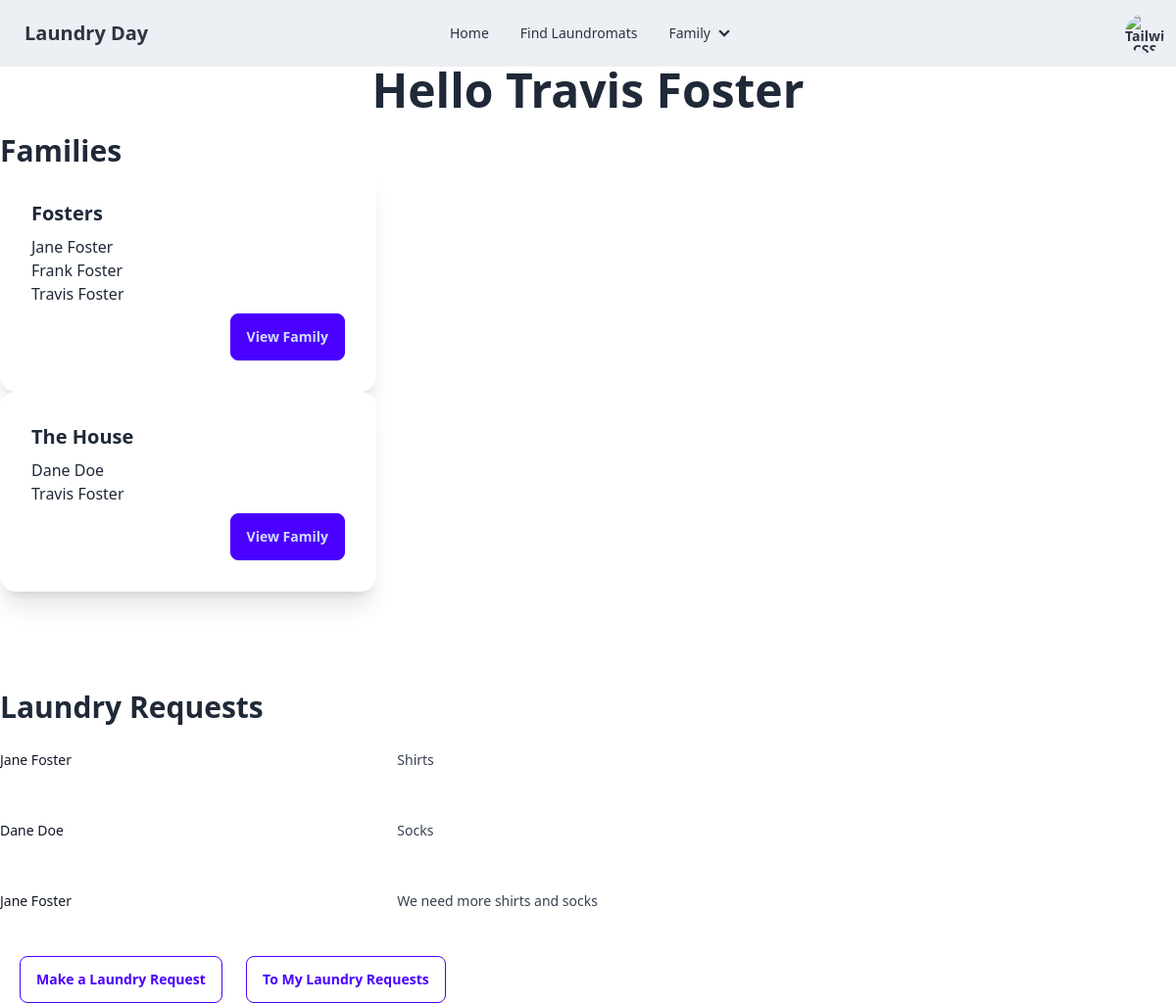
Screenshot of /user/6 (signed in) with the database file from the repository.
### laundry_day/models.py (models this page shows, shortened)
class Family(models.Model):
    family_name = models.CharField(max_length=100)
    family_code = models.CharField(max_length=4, null=True, default=None)
    family_members = models.ManyToManyField("auth.User", related_name='family_members')
    class Meta: # This is the table name
        db_table = 'Family'

class LaundryRequests(models.Model):
    to_user = models.ForeignKey(UserProfile, on_delete=models.CASCADE, related_name='to_user')
    from_user = models.ForeignKey(UserProfile, on_delete=models.CASCADE, related_name='from_user')
    message = models.CharField(max_length=5000)
    def __str__(self):
        return self.message
    class Meta:
        db_table = 'Laundry_Requests'

class UserProfile(models.Model):
    user = models.OneToOneField('auth.User', on_delete=models.CASCADE)
    families = models.ManyToManyField("Family", blank=True)
    class Meta:
        db_table = 'User_Profile'
    def __str__(self):
        return self.user.first_name + " " + self.user.last_name

### laundry_day/views.py (the view)
# urls.py: path("user/<int:pk>", views.UserDetailView.as_view(), name="user_detail"),
class UserDetailView(LoginRequiredMixin, generic.DetailView):
    model = UserProfile # This is the model that we want to use
    template_name = 'laundry_day/user_detail.html' # This is the template that we want to use
    context_object_name = 'UserProfile' # This is the context that we want to use
    def get_context_data(self, **kwargs):
        context = super().get_context_data(**kwargs) # Get the context from the parent class
        user_profile = self.object # Get the user profile
        user = User.objects.get(id=user_profile.user.id) # Get the user and there id
        families = user.family_members.all() # Get all the families for this user based on user_id
        family_dict = {} # Create a dictionary to store the family name and family members
        for family in families:
            member_names = [] # Create a list to store the family members
            for member in family.family_members.all(): # Get all the family members for this family
                member_names.append(member.first_name + " " + member.last_name) # Add the family member to the list
            family_dict[family.family_name] = {'id': family.id,'members':member_names}# Add the family name and family members to the dictionary
        context.update({
            'laundry_requests': LaundryRequests.objects.filter(to_user=user_profile),
            'first_name': user_profile.user.first_name,
            'last_name': user_profile.user.last_name,
            'family': family_dict,
        })
        return context # Return the updated context to the template

### laundry_day/templates/laundry_day/user_detail.html
{% extends 'laundry_day/base_template.html' %}
{% block content %}
  <div class="container-fluid">
    {% if user %}
      <h1 style="text-align: center; margin-bottom: 20px;" class="text-5xl font-bold">Hello {{ first_name }} {{last_name}}</h1>
    {% else %}
      <h1>User not found</h1>
    {% endif %}
    <h1 class="text-3xl font-bold">Families</h1>
    {% for family_name, family_info in family.items %}
    <div class="card w-96 bg-base-100 shadow-xl">
      <div class="card-body">
        <h2 class="card-title">{{family_name}}</h2>
            <ul>
                {% for member in family_info.members %}
                <li>{{ member }}</li>
                {% endfor %}
            </ul>
        <div class="card-actions justify-end">
          <a href="{%url 'family_detail' family_info.id%}" class="btn btn-primary">View Family</a>
        </div>
      </div>
    </div>
    {% endfor %}
    <div style="margin-top: 100px;">
      <h2 class="text-3xl font-bold" style="text-align: left;">Laundry Requests</h2>
      {% for request in laundry_requests %}
      <div class="px-4 py-6 sm:grid sm:grid-cols-3 sm:gap-4 sm:px-0">
        <dt class="text-sm font-medium leading-6 text-gray-900">{{ request.from_user }}</dt>
        <dd class="mt-1 text-sm leading-6 text-gray-700 sm:col-span-2 sm:mt-0">{{ request }}</dd>
      </div>
      {% endfor %}
      <a class="btn btn-outline btn-primary" href="{% url 'create_laundry_request' pk=user.id %}" style="margin-top: 20px; margin-left: 20px;">Make a Laundry Request</a>
      <a class="btn btn-outline btn-primary" href="{% url 'laundry_request_detail' user.id %}" style="margin-top: 20px; margin-left: 20px;">To My Laundry Requests</a>
    </div>
  </div>
{% endblock %}

### rows the page displays
Family: family "Fosters"
Family: family "The House"
LaundryRequests: from_user "Jane Foster", message "Shirts"
LaundryRequests: from_user "Dane Doe", message "Socks"
LaundryRequests: from_user "Jane Foster", message "We need more shirts and socks"

### other values shown
{{ first_name }} "Travis"
{{ last_name }} "Foster"
{{ member }} "Jane Foster" "Frank Foster" "Travis Foster" "Dane Doe" "Travis Foster"
